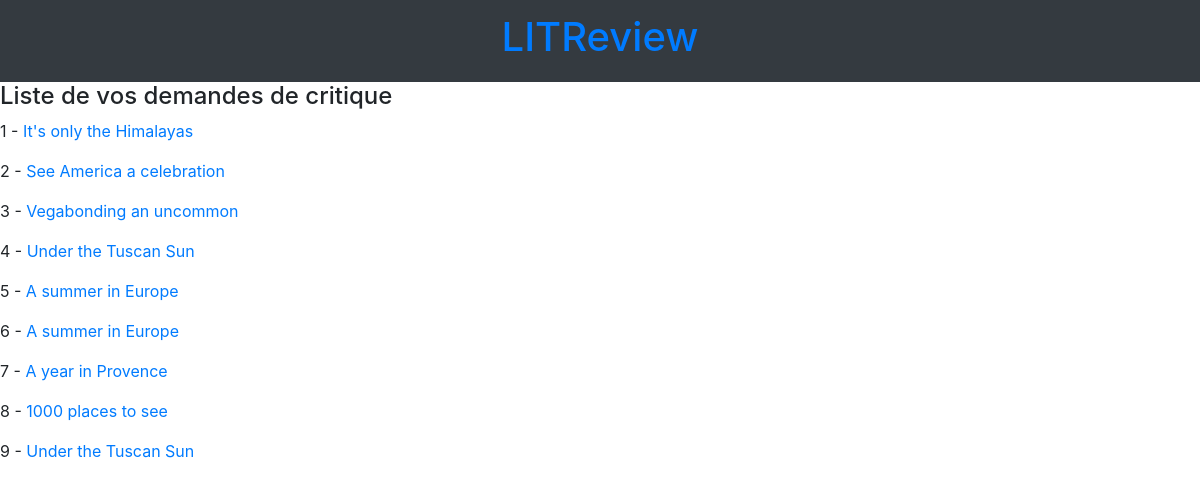
Page /tickets/list/ on the committed database.
### reviews/models.py (models this page shows, shortened)
class Ticket(models.Model):
    title = models.CharField(max_length=128)
    description = models.TextField(max_length=2048, blank=True)
    user = models.ForeignKey(to=settings.AUTH_USER_MODEL, on_delete=models.CASCADE, related_name='tickets')
    image = models.ImageField(null=True, blank=True, upload_to="images/")
    time_created = models.DateTimeField(auto_now_add=True)
    def get_absolute_url(self):
        return reverse("reviews:ticket-detail", kwargs={"pk": self.id})

### reviews/views.py (the view)
# urls.py: path('tickets/list/', views.TicketListView.as_view(), name='ticket-list'),
class TicketListView(ListView):
    template_name = 'tickets/ticket_list.html'
    queryset = Ticket.objects.all()

### reviews/templates/tickets/ticket_list.html
{% extends 'reviews/includes/header.html' %}
{% block content %}
     <h4>Liste de vos demandes de critique</h4>
     {% for instance in object_list %}
          <p>{{ forloop.counter }} - <a href='{{ instance.get_absolute_url }}'>{{ instance.title }}</a></p>
     {% endfor %}
{% endblock %}

### rows in the picture
Ticket: title "It's only the Himalayas"
Ticket: title "See America a celebration"
Ticket: title "Vegabonding an uncommon"
Ticket: title "Under the Tuscan Sun"
Ticket: title "A summer in Europe"
Ticket: title "A summer in Europe"
Ticket: title "A year in Provence"
Ticket: title "1000 places to see"
Ticket: title "Under the Tuscan Sun"
